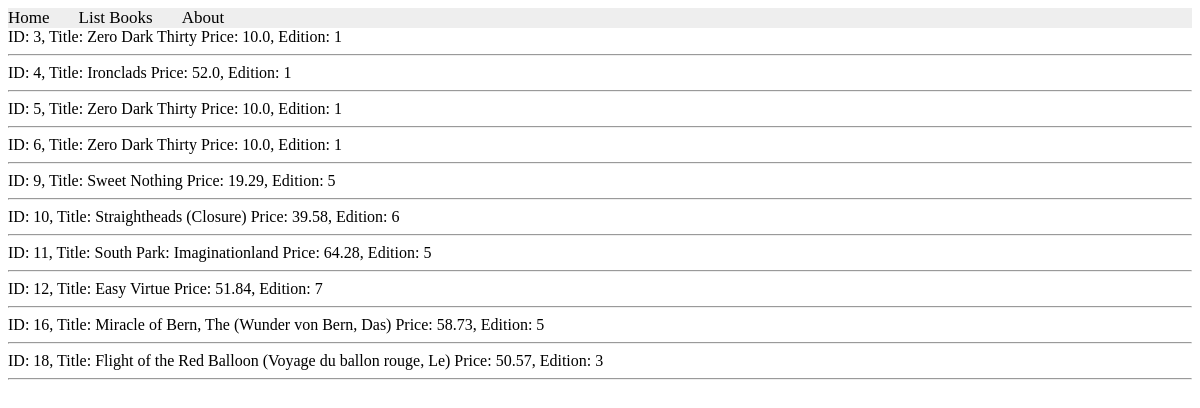
The app's page /books/lab8/task1, older data.
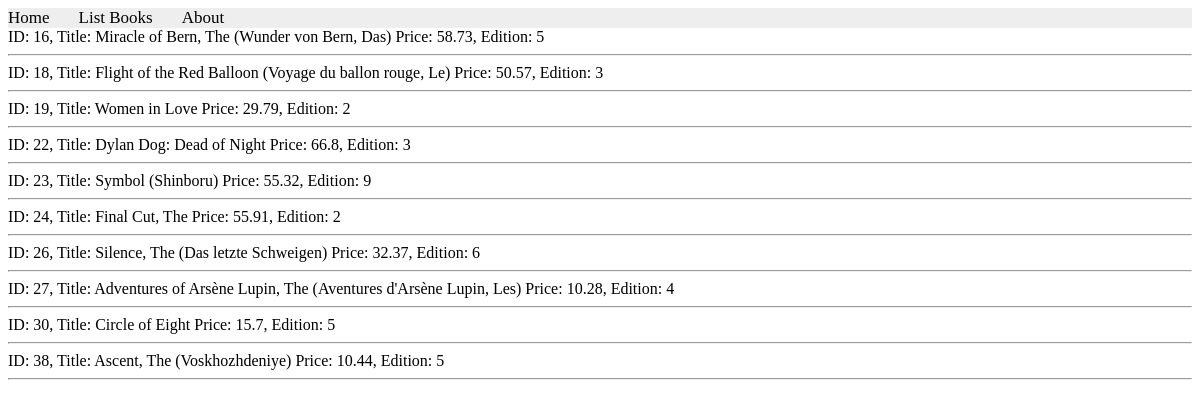
The same page, newer data.
### apps/bookmodule/models.py (models this page shows)
class Book(models.Model):
    title = models.CharField(max_length = 200)
    author = models.CharField(max_length = 200)
    price = models.FloatField(default = 0.0)
    edition = models.SmallIntegerField(default = 1)

### apps/bookmodule/views.py (the view)
# urls.py: path('lab8/task1', views.lab8_task1, name="books.lab8_task1"),
def lab8_task1(request):
    mybooks = Book.objects.filter(
        Q(author__isnull=False) &
        Q(title__icontains='i') &
        Q(edition__gte=1) &
        Q(price__lte=80)
    )[:10]
    if len(mybooks) >= 1:
        return render(request, 'bookmodule/bookList.html', {'books': mybooks})
    else:
        return render(request, 'bookmodule/index.html')

### apps/templates/bookmodule/bookList.html (shortened to what this page needs)
{% extends "layouts/base.html" %}
{% load static %}
{% block content %}
{% for obj in books %}
ID: {{obj.id}}, Title: {{obj.title}} Price: {{obj.price}}, Edition: {{obj.edition}}
<hr>
{% endfor %}
{% endblock content %}

Row changes from the older to the newer data that the page shows:
removed Book: id "3", title "Zero Dark Thirty", price "10.0", edition "1"
removed Book: id "4", title "Ironclads", price "52.0", edition "1"
removed Book: id "5", title "Zero Dark Thirty", price "10.0", edition "1"
removed Book: id "6", title "Zero Dark Thirty", price "10.0", edition "1"
removed Book: id "9", title "Sweet Nothing", price "19.29", edition "5"
removed Book: id "10", title "Straightheads (Closure)", price "39.58", edition "6"
removed Book: id "11", title "South Park: Imaginationland", price "64.28", edition "5"
removed Book: id "12", title "Easy Virtue", price "51.84", edition "7"
now on this page (row unchanged): Book: id "19", title "Women in Love", price "29.79", edition "2"
now on this page (row unchanged): Book: id "22", title "Dylan Dog: Dead of Night", price "66.8", edition "3"
now on this page (row unchanged): Book: id "23", title "Symbol (Shinboru)", price "55.32", edition "9"
now on this page (row unchanged): Book: id "24", title "Final Cut, The", price "55.91", edition "2"
now on this page (row unchanged): Book: id "26", title "Silence, The (Das letzte Schweigen)", price "32.37", edition "6"
now on this page (row unchanged): Book: id "27", title "Adventures of Arsène Lupin, The (Aventures d'Arsène Lupin, Les)", price "10.28", edition "4"
now on this page (row unchanged): Book: id "30", title "Circle of Eight", price "15.7", edition "5"
now on this page (row unchanged): Book: id "38", title "Ascent, The (Voskhozhdeniye)", price "10.44", edition "5"
